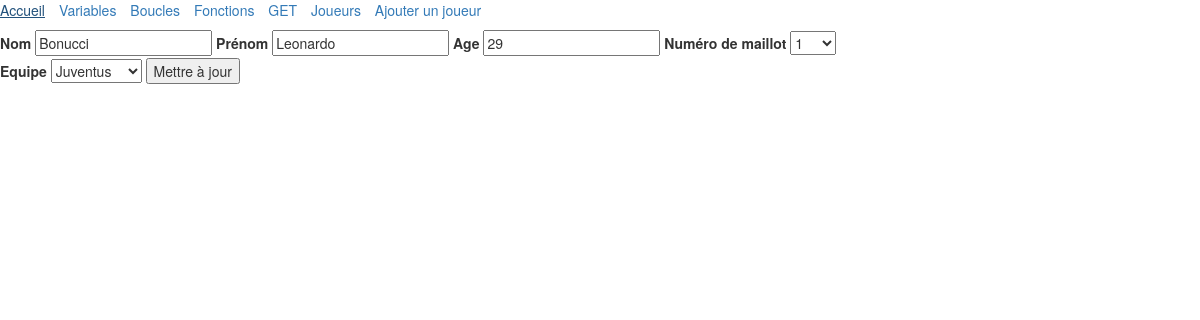
The app's page /updatePlayer.php?id=1 with its own data.
### tables this page shows
CREATE TABLE `joueur` (
  `id` int(11) NOT NULL,
  `nom` varchar(255) NOT NULL,
  `prenom` varchar(255) NOT NULL,
  `age` int(11) NOT NULL,
  `numero_maillot` int(3) NOT NULL,
  `equipe` int(11) NOT NULL
);

### updatePlayer.php (the view, shortened to what this page needs)
<?php
include 'includes/equipe.inc.php';
include 'includes/header.php';
include 'includes/menu.php';
if (isset($_GET['id'])) {
    $id = $_GET['id'];
    $db = connect();
    $query = $db->prepare('SELECT * FROM joueur WHERE id = :id');
    $query->execute(array(
        ':id' => $id
    ));
    $joueur = $query->fetch();
}
?>
<form method="POST">
    <label>Nom</label>
    <input
        type="text"
        name="nom"
        value="<?php echo $joueur['nom'] ?>">
    <label>Prénom</label>
    <input
        type="text"
        name="prenom"
        value="<?php echo $joueur['prenom'] ?>">
    <label>Age</label>
    <input
        type="text"
        name="age"
        value="<?php echo $joueur['age'] ?>">
    <label>Numéro de maillot</label>
    <select name="numero_maillot">
        <?php
            for ($i=1; $i<1000; $i++) {
                if ($i == $joueur['numero_maillot']) {
                    echo '<option selected value="'.$i.'">'.$i.'</option>';
                } else {
                    echo '<option value="'.$i.'">'.$i.'</option>';
                }
            }
        ?>
    </select>
    <br>
    <label>Equipe</label>
    <?php echo selectFormatWithOpt(getTeams(), $joueur['equipe']); ?>
    <input type="submit" name="input" value="Mettre à jour">
</form>
<?php include 'includes/footer.php'; ?>

### records on screen
joueur: nom "Bonucci", prenom "Leonardo", age "29", numero_maillot "1"

### other values on screen
$menu['label'] "Accueil"
$menu['label'] "Variables"
$menu['label'] "Boucles"
$menu['label'] "Fonctions"
$menu['label'] "GET"
$menu['label'] "Joueurs"
$menu['label'] "Ajouter un joueur"
form field equipe "Juventus"
